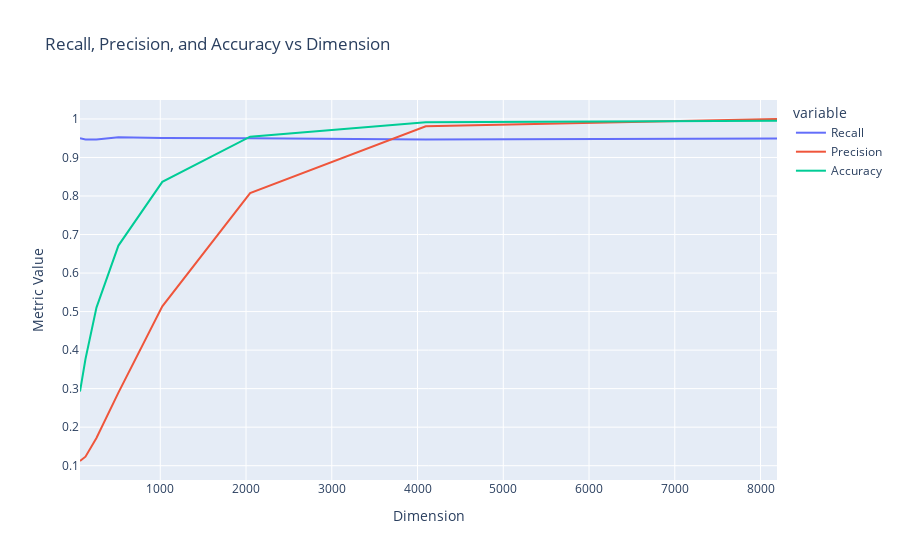

Notebook cell for this chart:
### Code cell
# y_ax_values are recall, precision, and accuracy averaged over bundle sizes
df = pd.DataFrame({'Dimension': DIMENSIONS, 'Recall': metric_averages.mean(dim=0)[:, 0], 'Precision': metric_averages.mean(dim=0)[:, 1], 'Accuracy': metric_averages.mean(dim=0)[:, 2]})
fig = px.line(x='Dimension', y=['Recall', 'Precision', 'Accuracy'], data_frame=df, title='Recall, Precision, and Accuracy vs Dimension')
fig.update_traces(textposition='top center')
fig.update_layout(title='Recall, Precision, and Accuracy vs Dimension', xaxis_title='Dimension', yaxis_title='Metric Value')
# fig.update_xaxes(type='log')
fig.show()

### Figure 1 — Plotly figure (JSON) as saved in the notebook; plotly's stock layout.template omitted (floating-point values rounded to 4 significant figures)
{"data": [{"hovertemplate": "variable=Recall<br>Dimension=%{x}<br>value=%{y}<extra></extra>", "legendgroup": "Recall", "line": {"color": "#636efa", "dash": "solid"}, "marker": {"symbol": "circle"}, "mode": "lines", "name": "Recall", "orientation": "v", "showlegend": true, "textposition": "top center", "type": "scatter", "x": [64, 128, 256, 512, 1024, 2048, 4096, 8192], "xaxis": "x", "y": [0.9497, 0.9467, 0.9465, 0.9523, 0.9504, 0.95, 0.9465, 0.949], "yaxis": "y"}, {"hovertemplate": "variable=Precision<br>Dimension=%{x}<br>value=%{y}<extra></extra>", "legendgroup": "Precision", "line": {"color": "#EF553B", "dash": "solid"}, "marker": {"symbol": "circle"}, "mode": "lines", "name": "Precision", "orientation": "v", "showlegend": true, "textposition": "top center", "type": "scatter", "x": [64, 128, 256, 512, 1024, 2048, 4096, 8192], "xaxis": "x", "y": [0.1122, 0.1234, 0.1717, 0.2897, 0.5137, 0.8076, 0.981, 0.9999], "yaxis": "y"}, {"hovertemplate": "variable=Accuracy<br>Dimension=%{x}<br>value=%{y}<extra></extra>", "legendgroup": "Accuracy", "line": {"color": "#00cc96", "dash": "solid"}, "marker": {"symbol": "circle"}, "mode": "lines", "name": "Accuracy", "orientation": "v", "showlegend": true, "textposition": "top center", "type": "scatter", "x": [64, 128, 256, 512, 1024, 2048, 4096, 8192], "xaxis": "x", "y": [0.2926, 0.3768, 0.5103, 0.6713, 0.8367, 0.9539, 0.9914, 0.9951], "yaxis": "y"}], "layout": {"legend": {"title": {"text": "variable"}, "tracegroupgap": 0}, "title": {"text": "Recall, Precision, and Accuracy vs Dimension"}, "xaxis": {"anchor": "y", "domain": [0, 1], "title": {"text": "Dimension"}}, "yaxis": {"anchor": "x", "domain": [0, 1], "title": {"text": "Metric Value"}}}}
